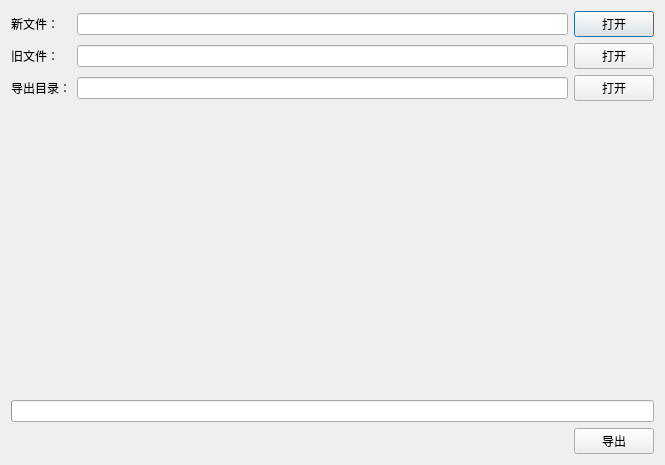
<?xml version="1.0" encoding="UTF-8"?>
<ui version="4.0">
 <class>ExportNew</class>
 <widget class="QDialog" name="ExportNew">
  <property name="geometry">
   <rect>
    <x>0</x>
    <y>0</y>
    <width>665</width>
    <height>465</height>
   </rect>
  </property>
  <property name="windowTitle">
   <string>导出新增翻译</string>
  </property>
  <layout class="QVBoxLayout" name="verticalLayout">
   <item>
    <layout class="QGridLayout" name="gridLayout">
     <item row="0" column="2">
      <widget class="QPushButton" name="pushButton_openSourceFile">
       <property name="text">
        <string>打开</string>
       </property>
      </widget>
     </item>
     <item row="2" column="2">
      <widget class="QPushButton" name="pushButton_openExportDir">
       <property name="text">
        <string>打开</string>
       </property>
      </widget>
     </item>
     <item row="0" column="0">
      <widget class="QLabel" name="label">
       <property name="text">
        <string>新文件：</string>
       </property>
      </widget>
     </item>
     <item row="2" column="0">
      <widget class="QLabel" name="label_2">
       <property name="text">
        <string>导出目录：</string>
       </property>
      </widget>
     </item>
     <item row="0" column="1">
      <widget class="QLineEdit" name="lineEdit_source"/>
     </item>
     <item row="2" column="1">
      <widget class="QLineEdit" name="lineEdit_exportDir"/>
     </item>
     <item row="1" column="0">
      <widget class="QLabel" name="label_3">
       <property name="text">
        <string>旧文件：</string>
       </property>
      </widget>
     </item>
     <item row="1" column="1">
      <widget class="QLineEdit" name="lineEdit_old"/>
     </item>
     <item row="1" column="2">
      <widget class="QPushButton" name="pushButton_openOldFile">
       <property name="text">
        <string>打开</string>
       </property>
      </widget>
     </item>
    </layout>
   </item>
   <item>
    <spacer name="verticalSpacer">
     <property name="orientation">
      <enum>Qt::Vertical</enum>
     </property>
     <property name="sizeHint" stdset="0">
      <size>
       <width>20</width>
       <height>265</height>
      </size>
     </property>
    </spacer>
   </item>
   <item>
    <widget class="QProgressBar" name="progressBar">
     <property name="minimum">
      <number>100</number>
     </property>
     <property name="value">
      <number>99</number>
     </property>
    </widget>
   </item>
   <item>
    <layout class="QHBoxLayout" name="horizontalLayout">
     <item>
      <spacer name="horizontalSpacer">
       <property name="orientation">
        <enum>Qt::Horizontal</enum>
       </property>
       <property name="sizeHint" stdset="0">
        <size>
         <width>40</width>
         <height>20</height>
        </size>
       </property>
      </spacer>
     </item>
     <item>
      <widget class="QPushButton" name="pushButton_export">
       <property name="text">
        <string>导出</string>
       </property>
      </widget>
     </item>
    </layout>
   </item>
  </layout>
 </widget>
 <resources/>
 <connections/>
</ui>
